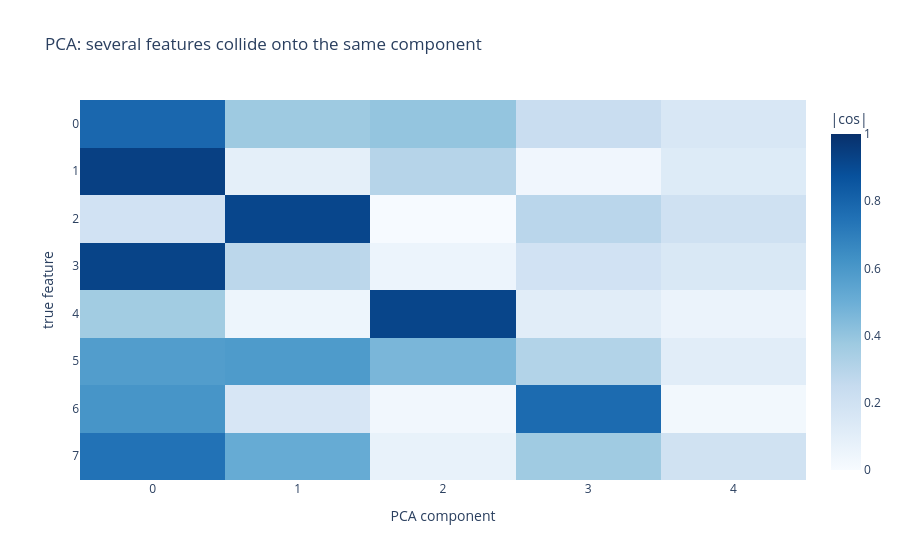

Source (notebook cell):
### Markdown cell above
## First attempt: PCA

The obvious move is to find the data's principal directions. Watch *how* it fails —
it's more specific than "PCA is bad".

PCA is restricted to **orthogonal** directions and can return at most `n_dims` of them.
Some individual features do get a respectable match. The problem is that the matches
aren't *exclusive*: several different true features end up pointing at the same
component, so there's no way to read "which feature fired" off the result.

### Code cell
from sklearn.decomposition import PCA
pca = PCA(n_components=N_DIMS).fit(data.X)
comps = pca.components_ / np.linalg.norm(pca.components_, axis=1, keepdims=True)
truth = data.true_features / np.linalg.norm(data.true_features, axis=1, keepdims=True)
pca_cos = np.abs(truth @ comps.T)

best = pca_cos.argmax(1)
print(f"best PCA match per true feature: {np.round(pca_cos.max(1), 2)}")
print(f"matched at >0.9: {(pca_cos.max(1) > 0.9).sum()}/{N_TRUE}")
print(f"but those matches use only {len(set(best.tolist()))} distinct components: {best.tolist()}")
print()
print("Features collide onto the same component — that is the real failure.")

px.imshow(pca_cos, color_continuous_scale="Blues", zmin=0, zmax=1, aspect="auto",
          labels=dict(x="PCA component", y="true feature", color="|cos|"),
          title="PCA: several features collide onto the same component").show()

### Figure 1 — Plotly figure (JSON) as saved in the notebook; plotly's stock layout.template omitted (floating-point values rounded to 4 significant figures)
{"data": [{"coloraxis": "coloraxis", "hovertemplate": "PCA component: %{x}<br>true feature: %{y}<br>|cos|: %{z}<extra></extra>", "name": "0", "type": "heatmap", "xaxis": "x", "yaxis": "y", "z": [[0.7874, 0.3752, 0.3983, 0.2368, 0.1568], [0.9398, 0.09539, 0.3, 0.03555, 0.1281], [0.1921, 0.916, 0.004041, 0.288, 0.2027], [0.926, 0.2814, 0.05418, 0.1946, 0.1502], [0.3631, 0.04771, 0.922, 0.1103, 0.06122], [0.5768, 0.587, 0.4626, 0.3112, 0.109], [0.6103, 0.1625, 0.0302, 0.7743, 0.02616], [0.7454, 0.514, 0.07342, 0.368, 0.1983]]}], "layout": {"coloraxis": {"autocolorscale": false, "cmax": 1, "cmin": 0, "colorbar": {"title": {"text": "|cos|"}}, "colorscale": [[0, "rgb(247,251,255)"], [0.125, "rgb(222,235,247)"], [0.25, "rgb(198,219,239)"], [0.375, "rgb(158,202,225)"], [0.5, "rgb(107,174,214)"], [0.625, "rgb(66,146,198)"], [0.75, "rgb(33,113,181)"], [0.875, "rgb(8,81,156)"], [1, "rgb(8,48,107)"]]}, "title": {"text": "PCA: several features collide onto the same component"}, "xaxis": {"anchor": "y", "domain": [0, 1], "title": {"text": "PCA component"}}, "yaxis": {"anchor": "x", "autorange": "reversed", "domain": [0, 1], "title": {"text": "true feature"}}}}
